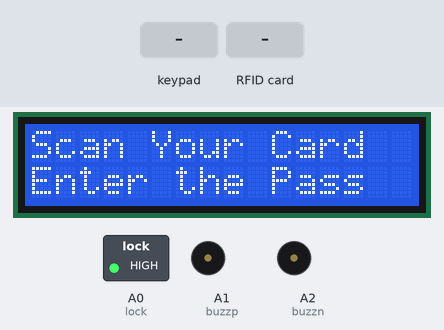
This sketch was run on a simulated Arduino Uno, built with avr-gcc and run on an emulated ATmega328P. On the bench: 16×2 character LCD, switched loads named in the sketch (green lamp = pin HIGH), buzzer (waves = sounding, pin HIGH). The test bench sets the inputs (shaded band). Pins used as bus, display or sensor lines are not drawn; what the sketch prints to the serial monitor is not drawn.

Above: at 1.3 s.
1.4 s: keypad keys 3 2 1 pressed 0.4 s apart
At 3.5 s:
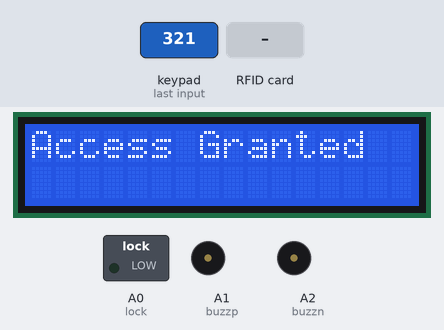
At 5.0 s:
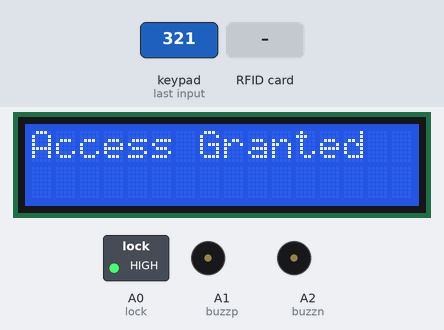
5.6 s: RFID card 5E 7A 19 C4 held to the reader
Timing chart, 0 to 8.6 s (numbered marks = the images above; inputs shaded):
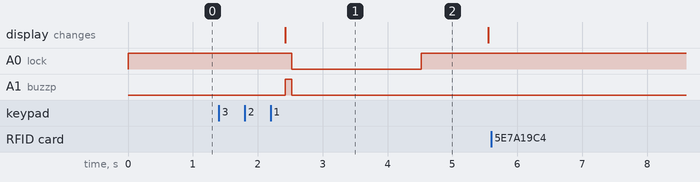

Measured:
- after the input at 1.4 s, A0 (lock): HIGH → LOW after 1.1 s, → HIGH 2.0 s later; A1 (buzzp): LOW → HIGH after 1.0 s, → LOW 0.10 s later; the display: changes after 1.0 s (image 1)
- after the input at 5.6 s, every drawn part: stays the same
- what the display in image 1 shows lasts 3.1 s, from 2.4 s to 5.5 s

The sketch:

RFID_LCD_KEYPAD_CODE.ino
```cpp
#include <Wire.h>
#include <SPI.h>
#include <MFRC522.h>
#include <LiquidCrystal_I2C.h>
#include <Keypad.h>
LiquidCrystal_I2C lcd(0x27,16,2);

const byte ROWS = 4; //four rows
const byte COLS = 3; //three columns

char keys[ROWS][COLS] = {
  {'#','0','*'},
  {'9','8','7'},
  {'6','5','4'},
  {'3','2','1'}
};

char key_code[3];
char password[3]={'3','2','1'};
int lock =A0;

const int buzzp =  A1;
const int buzzn =  A2;

unsigned int k=0;
byte rowPins[ROWS] = {5, 4, 3, 2}; //connect to the row pinouts of the keypad
byte colPins[COLS] = {8, 7, 6}; //connect to the column pinouts of the keypad

Keypad keypad = Keypad( makeKeymap(keys), rowPins, colPins, ROWS, COLS );
int i=0;
int card1[4]{199,25, 176,78};
int card2[4]{227,64,209,3};
int card3[4]{87,63,24,178};
int card4[4]{28,45,77,23};

constexpr uint8_t RST_PIN = 9;     // Configurable, see typical pin layout above
constexpr uint8_t SS_PIN = 10;     // Configurable, see typical pin layout above

MFRC522 rfid(SS_PIN, RST_PIN); // Instance of the class
MFRC522::MIFARE_Key key;
byte nuidPICC[4];

void setup() {
  // put your setup code here, to run once:
  Serial.begin(9600);
  pinMode(lock, OUTPUT);
  pinMode(buzzp, OUTPUT);
  pinMode(buzzn, OUTPUT);
  digitalWrite(lock, HIGH);

  SPI.begin(); // Init SPI bus
  rfid.PCD_Init(); // Init MFRC522

  lcd.init();
  lcd.backlight();
  lcd.setCursor(0,0);
  lcd.print("  RFID & KEYPAD ");
  lcd.setCursor(0,1);
  lcd.print("  Lock Project  ");
  lcd.clear();
  for (byte i = 0; i < 6; i++) {key.keyByte[i] = 0xFF;}
  Serial.println(F("This code scan the MIFARE Classsic NUID."));
  Serial.print(F("Using the following key:"));
  lcd.setCursor(0, 0);
  lcd.print("Scan Your Card");
  lcd.setCursor(0, 1);
  lcd.print("Enter the Pass");
}

void loop() {

  char key = keypad.getKey();

    if(key != NO_KEY){
    //Serial.println(key);
    //Serial.println("pressed:");
    //Serial.print(i);
     key_code[i++]=key;
     k=i;
    delay(200);
    digitalWrite(lock, HIGH);
     }

 if(k==3){
   //if(key_code[0]=='3'&&key_code[1]=='2'&&key_code[2]=='1'){
   if(!strncmp(password,key_code,3)){
   lcd.clear() ; lcd.setCursor(0, 0);lcd.print("Access Granted");
   digitalWrite(buzzp, HIGH);digitalWrite(buzzn, LOW);delay(100);digitalWrite(buzzp, LOW);digitalWrite(buzzn, LOW);
   digitalWrite(lock, LOW);
   delay(2000);digitalWrite(lock, HIGH);
   delay(1000);
    i=k=0;
  lcd.setCursor(0, 0);
  lcd.print("Scan Your Card");
  lcd.setCursor(0, 1);
  lcd.print("Enter the Pass");
   }
 }

  if ( ! rfid.PICC_IsNewCardPresent())
    return;

  // Verify if the NUID has been readed
  if ( ! rfid.PICC_ReadCardSerial())
    return;

  Serial.print(F("PICC type: "));
  MFRC522::PICC_Type piccType = rfid.PICC_GetType(rfid.uid.sak);
  Serial.println(rfid.PICC_GetTypeName(piccType));

   // Store NUID into nuidPICC array
    for (byte i = 0; i < 4; i++) {
    nuidPICC[i] = rfid.uid.uidByte[i];
    Serial.println(nuidPICC[i]);
    }

     if(card1[0] == nuidPICC[0] &&card1[1] == nuidPICC[1] && card1[2] == nuidPICC[2] && card1[3] == nuidPICC[3])
 {
 // digitalWrite(buzzp, HIGH);digitalWrite(buzzn, LOW);delay(100);digitalWrite(buzzp, LOW);digitalWrite(buzzn, LOW);
  lcd.clear() ; lcd.setCursor(0, 0);lcd.print("Access Granted");
  digitalWrite(buzzp, HIGH);digitalWrite(buzzn, LOW);delay(100);digitalWrite(buzzp, LOW);digitalWrite(buzzn, LOW);
  delay(1000);
  digitalWrite(lock, LOW);
  delay(2000);
  digitalWrite(lock, HIGH);
   lcd.setCursor(0, 0);
  lcd.print("Scan Your Card");
  lcd.setCursor(0, 1);
  lcd.print("Enter the Pass");
 }

 else if(card2[0] == nuidPICC[0] &&card2[1] == nuidPICC[1] && card2[2] == nuidPICC[2] && card2[3] == nuidPICC[3])
 {
  //digitalWrite(buzzp, HIGH);digitalWrite(buzzn, LOW);delay(100);digitalWrite(buzzp, LOW);digitalWrite(buzzn, LOW);
  lcd.clear() ; lcd.setCursor(0, 0);lcd.print("Access Granted");
  digitalWrite(buzzp, HIGH);digitalWrite(buzzn, LOW);delay(100);digitalWrite(buzzp, LOW);digitalWrite(buzzn, LOW);
  delay(1000);
  digitalWrite(lock, LOW);
  delay(2000);
  digitalWrite(lock, HIGH);
   lcd.setCursor(0, 0);
  lcd.print("Scan Your Card");
  lcd.setCursor(0, 1);
  lcd.print("Enter the Pass");

 }
else if(card3[0] == nuidPICC[0] &&card3[1] == nuidPICC[1] && card3[2] == nuidPICC[2] && card3[3] == nuidPICC[3])
 {
  //digitalWrite(buzzp, HIGH);digitalWrite(buzzn, LOW);delay(100);digitalWrite(buzzp, LOW);digitalWrite(buzzn, LOW);
  lcd.clear() ; lcd.setCursor(0, 0);lcd.print("Access Granted");
  digitalWrite(buzzp, HIGH);digitalWrite(buzzn, LOW);delay(100);digitalWrite(buzzp, LOW);digitalWrite(buzzn, LOW);
  delay(1000);
  digitalWrite(lock, LOW);
  delay(2000);
  digitalWrite(lock, HIGH);
   lcd.setCursor(0, 0);
  lcd.print("Scan Your Card");
  lcd.setCursor(0, 1);
  lcd.print("Enter the Pass");

 }
 else if(card4[0] == nuidPICC[0] &&card4[1] == nuidPICC[1] && card4[2] == nuidPICC[2] && card4[3] == nuidPICC[3])
 {
  //digitalWrite(buzzp, HIGH);digitalWrite(buzzn, LOW);delay(100);digitalWrite(buzzp, LOW);digitalWrite(buzzn, LOW);
  lcd.clear() ; lcd.setCursor(0, 0);lcd.print("Access Granted");
  digitalWrite(buzzp, HIGH);digitalWrite(buzzn, LOW);delay(100);digitalWrite(buzzp, LOW);digitalWrite(buzzn, LOW);
  delay(1000);
  digitalWrite(lock, LOW);
  delay(2000);
  digitalWrite(lock, HIGH);
   lcd.setCursor(0, 0);
  lcd.print("Scan Your Card");
  lcd.setCursor(0, 1);
  lcd.print("Enter the Pass");
  }

  }
```
